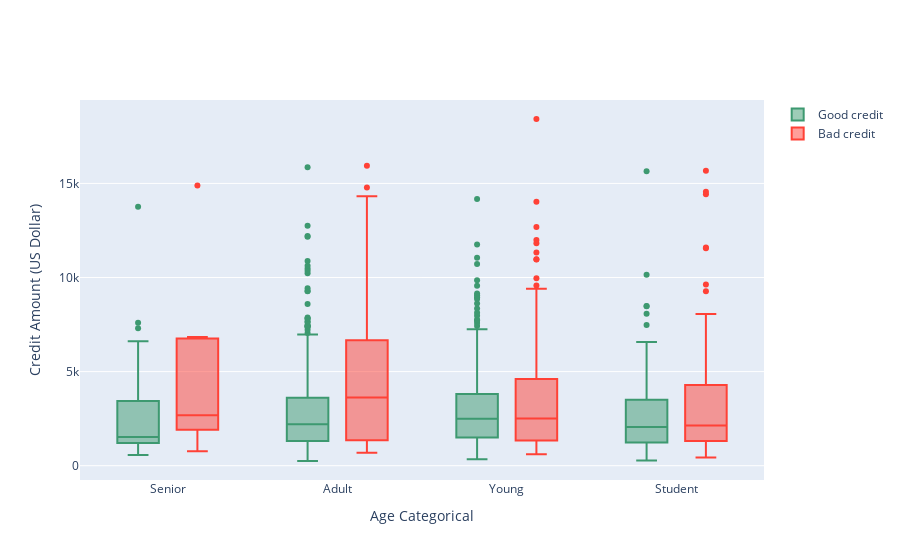

Notebook code cell kept with this figure:
### Code cell
trace0 = go.Box(
    y=df_good["Credit amount"],
    x=df_good["Age_cat"],
    name='Good credit',
    marker=dict(
        color='#3D9970'
    )
)

trace1 = go.Box(
    y=df_bad['Credit amount'],
    x=df_bad['Age_cat'],
    name='Bad credit',
    marker=dict(
        color='#FF4136'
    )
)
    
data = [trace0, trace1]

layout = go.Layout(
    yaxis=dict(
        title='Credit Amount (US Dollar)',
        zeroline=False
    ),
    xaxis=dict(
        title='Age Categorical'
    ),
    boxmode='group'
)
fig = go.Figure(data=data, layout=layout)

py.iplot(fig, filename='box-age-cat')

### Figure 1 — Plotly figure (JSON) as saved in the notebook; plotly's stock layout.template omitted (floating-point values rounded to 4 significant figures; data arrays with more than 128 entries replaced by an {"elided": "..."} marker saying what was removed)
{"data": [{"marker": {"color": "#3D9970"}, "name": "Good credit", "type": "box", "x": {"elided": "700 str values"}, "y": {"elided": "700 int values"}}, {"marker": {"color": "#FF4136"}, "name": "Bad credit", "type": "box", "x": {"elided": "300 str values"}, "y": {"elided": "300 int values"}}], "layout": {"boxmode": "group", "xaxis": {"title": {"text": "Age Categorical"}}, "yaxis": {"title": {"text": "Credit Amount (US Dollar)"}, "zeroline": false}}}
